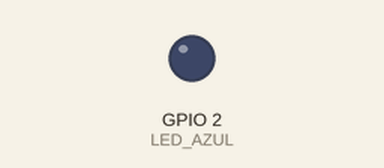
The sketch below on a simulated ESP32. Shown: output pins drawn as LEDs (lit = HIGH). WiFi joins after 1.5 s; servers stay silent unless stated; what the sketch prints to the serial monitor is not drawn.

Above: at 3.5 s.
At 5.5 s:
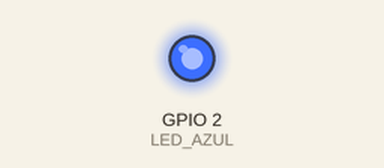
Timing chart, 0 to 7.7 s (numbered marks = the images above):
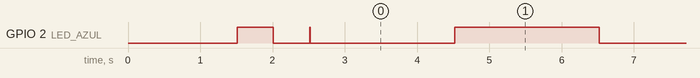

Measured:
- by itself, GPIO 2 (LED_AZUL): goes LOW 0.50 s, HIGH 0.01 s, 31 × (LOW 2.0 s, HIGH 2.0 s), LOW 2.0 s, then HIGH

The sketch:

esp32_teste_ota.ino
```cpp
#include <WiFi.h>
#include <ESPmDNS.h>
#include <WiFiUdp.h>
#include <ArduinoOTA.h>

// Credenciais pré-configuradas a partir do seu projeto principal
const char* ssid     = "AP104-2.4G  "; // SSID com dois espaços no final
const char* password = "papagaio";

#define LED_AZUL 2 // LED indicador no ESP32

void setup() {
  Serial.begin(115200);
  delay(1000);

  Serial.println("\n==============================================");
  Serial.println("    INICIANDO ESP32 COM SUPORTE A OTA (WI-FI)");
  Serial.println("==============================================");

  pinMode(LED_AZUL, OUTPUT);
  digitalWrite(LED_AZUL, LOW); // Liga o LED durante a conexão para indicar atividade

  // Conectando ao Wi-Fi
  Serial.printf("Conectando a rede: %s...\n", ssid);
  WiFi.mode(WIFI_STA);
  WiFi.begin(ssid, password);

  // Aguarda conexão
  int tentativas = 0;
  while (WiFi.status() != WL_CONNECTED && tentativas < 30) {
    delay(500);
    Serial.print(".");
    digitalWrite(LED_AZUL, !digitalRead(LED_AZUL)); // Pisca o LED
    tentativas++;
  }

  if (WiFi.status() == WL_CONNECTED) {
    Serial.println("\n✅ Wi-Fi Conectado com sucesso!");
    Serial.print("   → IP do ESP32: ");
    Serial.println(WiFi.localIP());
    digitalWrite(LED_AZUL, HIGH); // Deixa o LED aceso (estável)
  } else {
    Serial.println("\n❌ Falha ao conectar ao Wi-Fi. Reiniciando...");
    delay(3000);
    ESP.restart();
  }

  // --- CONFIGURAÇÃO DO ARDUINO OTA ---

  // Define o nome de rede do seu ESP32. É esse nome que vai aparecer no Arduino IDE!
  ArduinoOTA.setHostname("esp32-rega-ota");

  // Define uma senha de segurança para ninguém atualizar o seu ESP32 sem autorização (opcional)
  // ArduinoOTA.setPassword("senha123");

  // Callbacks do OTA (funções chamadas em eventos específicos)
  ArduinoOTA.onStart([]() {
    String type;
    if (ArduinoOTA.getCommand() == U_FLASH) {
      type = "sketch (firmware)";
    } else { // U_SPIFFS
      type = "filesystem (SPIFFS/LittleFS)";
    }
    Serial.println("\n[OTA] Iniciando gravação do " + type);

    // Pisca o LED rapidamente para indicar início da gravação
    for(int i = 0; i < 10; i++) {
      digitalWrite(LED_AZUL, !digitalRead(LED_AZUL));
      delay(50);
    }
  });

  ArduinoOTA.onEnd([]() {
    Serial.println("\n[OTA] Gravação concluída com sucesso! Reiniciando...");
    // Pisca 3 vezes bem devagar indicando sucesso
    for(int i = 0; i < 6; i++) {
      digitalWrite(LED_AZUL, !digitalRead(LED_AZUL));
      delay(200);
    }
  });

  ArduinoOTA.onProgress([](unsigned int progress, unsigned int total) {
    Serial.printf("[OTA] Progresso: %u%%\r", (progress / (total / 100)));
    // Alterna o LED a cada bloco recebido
    digitalWrite(LED_AZUL, !digitalRead(LED_AZUL));
  });

  ArduinoOTA.onError([](ota_error_t error) {
    Serial.printf("\n[OTA] Erro [%u]: ", error);
    if (error == OTA_AUTH_ERROR) Serial.println("Falha na autenticação (Senha incorreta)!");
    else if (error == OTA_BEGIN_ERROR) Serial.println("Falha ao iniciar a gravação!");
    else if (error == OTA_CONNECT_ERROR) Serial.println("Falha de conexão!");
    else if (error == OTA_RECEIVE_ERROR) Serial.println("Erro ao receber dados!");
    else if (error == OTA_END_ERROR) Serial.println("Erro na finalização da gravação!");
  });

  // Inicializa o serviço OTA
  ArduinoOTA.begin();

  Serial.println("📡 Serviço OTA Ativo e ouvindo na rede local!");
  Serial.println("==============================================\n");
}

void loop() {
  // ESSENCIAL: Mantém o serviço OTA escutando a rede
  ArduinoOTA.handle();

  // Pisca o LED de 2 em 2 segundos
  static unsigned long ultimoPisca = 0;
  if (millis() - ultimoPisca >= 2000) {
    ultimoPisca = millis();
    digitalWrite(LED_AZUL, !digitalRead(LED_AZUL));
  }

  static unsigned long ultimoPrint = 0;
  if (millis() - ultimoPrint > 5000) {
    ultimoPrint = millis();
    Serial.println("🚀 ESP32 ATUALIZADO VIA OTA - PISCANDO A CADA 2 SEGUNDOS!");
  }
}
```
